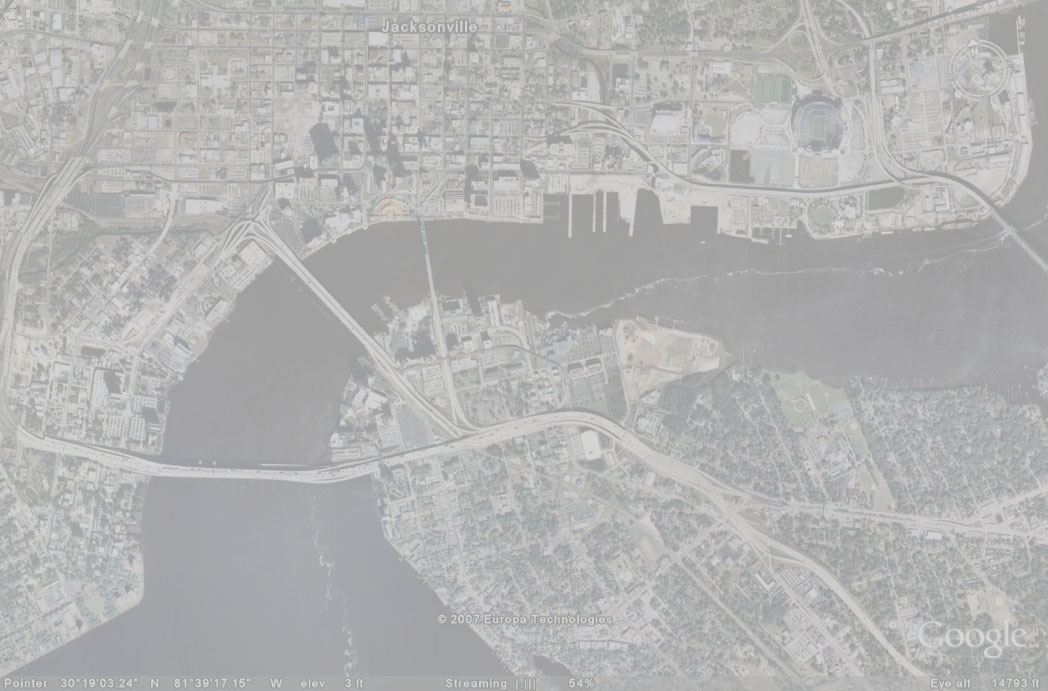
#> input picture image4.jpg, 1048 x 691 px, found by its file name
$ python 4rd_project.py
#> lines starting #> are read from the running program, lines starting #| are printed output that depends on the picture
from PIL import Image
import numpy as np
from skimage import io
from skimage import data
import matplotlib
import matplotlib.pyplot as plt


a = io.imread("/home/katerina/Documents/python/image4.jpg")
#> a is the input picture: shape (691, 1048, 3); mean R, G, B 178.9, 179.2, 178.8
plt.imshow(a , cmap='gray', vmin=0, vmax=255)
h = np.histogram(a,bins=256)
cdf_a = np.zeros(256)
for i in range(256):
    cdf_a[i] = cdf_a[i-1] + h[0][i]
#> after the loop, cdf_a = 256 values from 1 to 2172504
fig1 = plt.figure()
plt.plot(h[0])
plt.show()
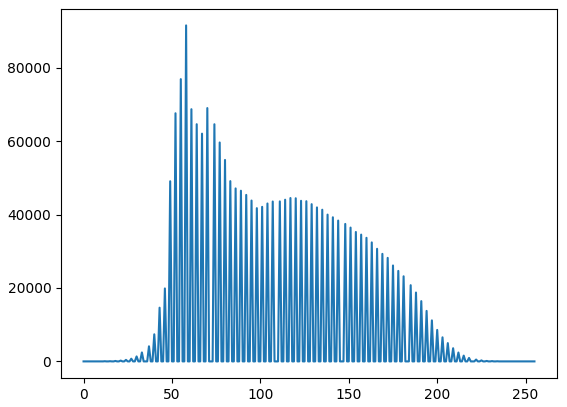
#> figure drawn by matplotlib, 1 panel; curve peaks at x = 58, y = 91533

fig2 = plt.figure()
plt.plot(cdf_a)
plt.show()
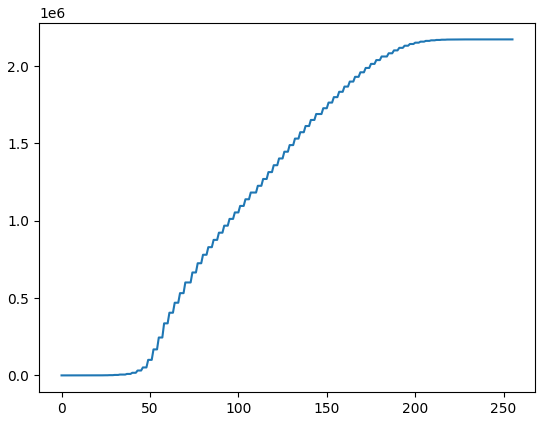
#> figure drawn by matplotlib, 1 panel; curve peaks at x = 255, y = 2172504
b = np.zeros(a.shape , dtype = np.uint8)
t = 255/(a.shape[0]*a.shape[1])
#> t = 0.000352
for x in range(a.shape[0]):
    for y in range(a.shape[1]):
        b[x][y] = cdf_a[a[x][y]] * t
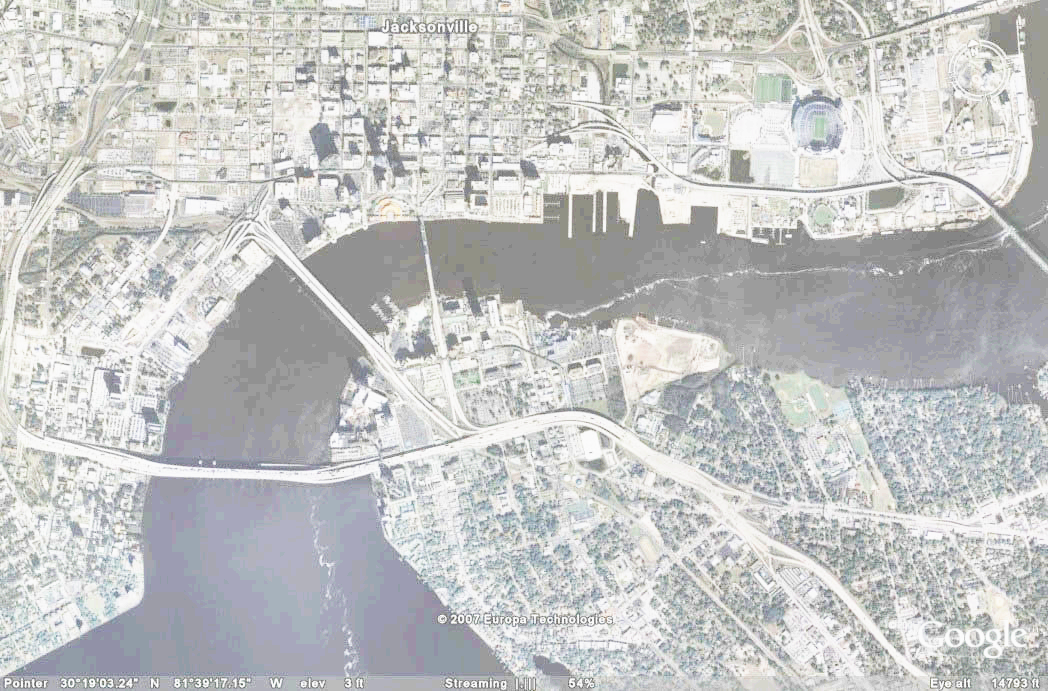
#> b: shape (691, 1048, 3); mean R, G, B 196.8, 197.9, 197.5
fig3 = plt.figure()
plt.imshow(b, cmap='gray', vmin=0, vmax=255)

h_b = np.histogram(b,bins=256)
fig4 = plt.figure()
plt.plot(h_b[0])
plt.show()
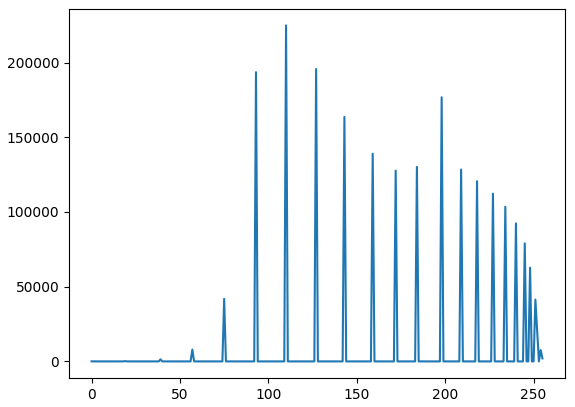
#> figure drawn by matplotlib, 1 panel; curve peaks at x = 110, y = 224849

$ run again, with image1.jpg copied over image4.jpg
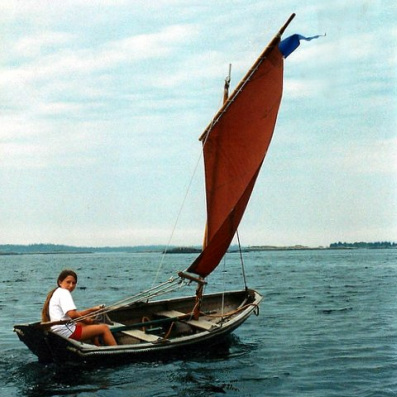
#> input picture image1.jpg, 397 x 397 px, found by its file name
#> a is the input picture: shape (397, 397, 3); mean R, G, B 154.3, 172.2, 169.2
#> after the loop `for i in range(256):`: cdf_a = 256 values from 1690 to 472827
#> after the loop `for x in range(a.shape[0]):`:
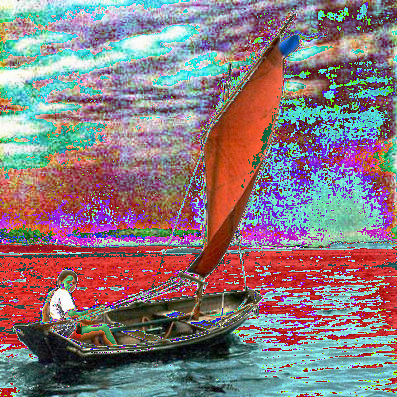
#> b: shape (397, 397, 3); mean R, G, B 138.4, 121.5, 125.5
#> `plt.show()`:
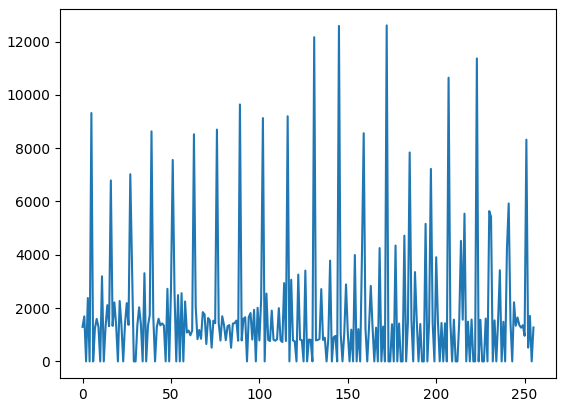
#> figure drawn by matplotlib, 1 panel; curve peaks at x = 172, y = 12604

$ run again, with image3.jpg copied over image4.jpg
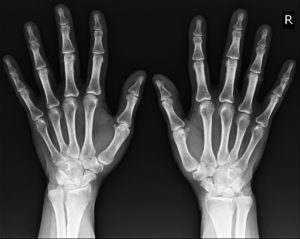
#> input picture image3.jpg, 300 x 239 px, found by its file name
#> a is the input picture: shape (239, 300); min 0, max 255, mean 65.2
#> after the loop `for i in range(256):`: cdf_a = 256 values from 28 to 71700
#> after the loop `for x in range(a.shape[0]):`:
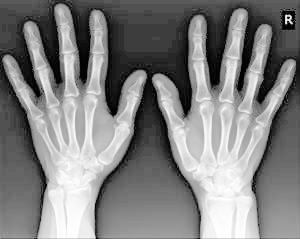
#> b: shape (239, 300); min 0, max 255, mean 128.9
#> `plt.show()`:
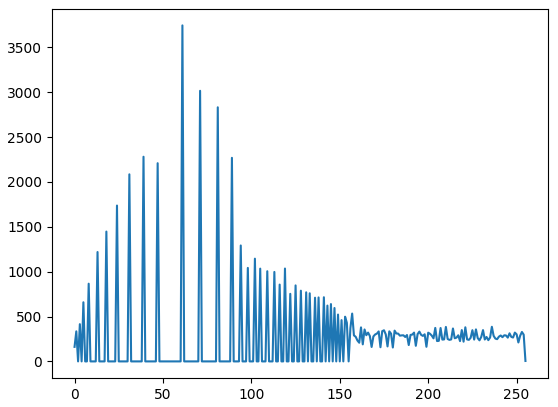
#> figure drawn by matplotlib, 1 panel; curve peaks at x = 61, y = 3745
